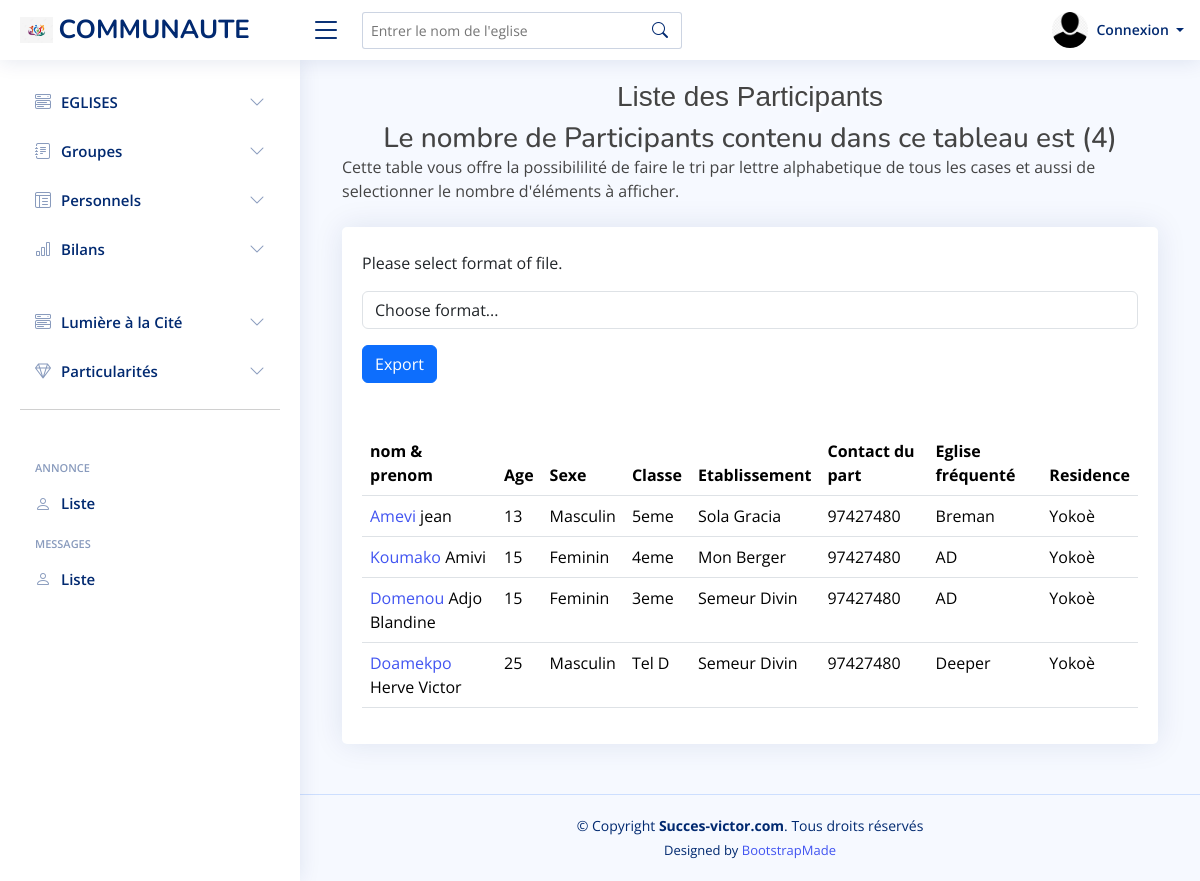
Screenshot of /Lumiere_cite/participants with the database file from the repository.
### LumiereCite/models.py (models this page shows, shortened)
class Participant(models.Model):
    nom = models.CharField(max_length=100)
    prenom = models.CharField(max_length=100)
    sexe = models.CharField(max_length=50)
    age = models.CharField(max_length=20)
    numero = models.CharField(max_length=150, null=True, blank=True)
    eglise_frequente = models.CharField(max_length=200)
    classe = models.CharField(max_length=50)
    residence = models.CharField(max_length=150)
    probleme_particulier = models.TextField(null=True, blank=True)
    projets = models.TextField(null=True, blank=True)
    etablissement = models.CharField(max_length=100)
    add_date = models.DateField(auto_now_add=True)
    auteur = models.ForeignKey(User, on_delete=models.CASCADE)

### LumiereCite/views.py (the view)
# urls.py: path('participants', ParticipantList.as_view(), name='participants_list'),
class ParticipantList(ListView):
    model = Participant
    template_name = 'Participant/participants_list.html'
    def get_context_data(self, **kwargs):
        Participant_list = Participant.objects.all()
        Participant_list_count = Participant.objects.all().count()
        context = super().get_context_data(**kwargs)
        context["Participant_list"] = Participant_list
        context["Participant_list_count"] = Participant_list_count
        return context

### LumiereCite/templates/Participant/participants_list.html (shortened to what this page needs)
{% extends 'base.html' %}
{% block gestion %}
<div class="container-fluid">
    <h1 class="h3 mb-2 text-gray-800">Liste des Participants  </h1>
    <h3 class="h3 mb-0 text-gray-800">Le nombre de Participants contenu dans ce tableau est ({{Participant_list_count}})</h3>
    <p class="mb-4">Cette table vous offre la possibililité de faire le tri par lettre alphabetique de tous les cases et aussi de selectionner le nombre d'éléments à afficher. </p>
<section class="section">
    <div class="row">
      <div class="col-lg-12">
        <div class="card">
          <div class="card-body"><br>
              <form method="post" enctype="multipart/form-data">
                <p>Please select format of file.</p>
                <select name="file-format" class="form-control my-3">
                    <option selected>Choose format...</option>
                  </select>
                <button class="btn btn-primary" type="submit">Export</button>
              </form>
              <br><br>
            <table class="table datatable">
              <thead>
                <tr>
                    <th>nom & prenom</th>
                    <th>Age</th>
                    <th>Sexe</th>
                    <th>Classe</th>
                    <th>Etablissement</th>
                    <th>Contact du part </th>
                    <th>Eglise fréquenté </th>
                    <th>Residence</th>
                </tr>
              </thead>
              <tbody>
                {% for participants in Participant_list %}
                <tr>
                    <td><a href="{% url 'participant_detail' participants.id %}">{{participants.nom}} </a>{{participants.prenom}}</td>
                    <td>{{participants.age}} </td>
                    <td>{{participants.sexe}} </td>
                    <td>{{participants.classe}} </td>
                    <td>{{participants.etablissement}} </td>
                    <td>{{participants.numero}} </td>
                    <td>{{participants.eglise_frequente}} </td>
                    <td>{{participants.residence}} </td>
                </tr>
                {% endfor %}
              </tbody>
            </table>
          </div>
        </div>
      </div>
    </div>
  </section>
</div>
{% endblock  %}

### static/assets/css/style.css (style rules this page uses)
:root { scroll-behavior: smooth; }
body { font-family: "Open Sans", sans-serif; background: #f6f9ff; color: #444444; }
a { color: #4154f1; text-decoration: none; }
h1, h2, h3, h4, h5, h6 { font-family: "Nunito", sans-serif; }
.card { margin-bottom: 30px; border: none; border-radius: 5px; box-shadow: 0px 0 30px rgba(1, 41, 112, 0.1); }
.card-body { padding: 0 20px 20px 20px; }

### static/css/main.css (style rules this page uses)
h1 { text-align: center; font-family: "Trebuchet MS", "Lucida Sans Unicode", "Lucida Grande", "Lucida Sans", Arial, sans-serif; text-shadow: 2px 1px 3px white; }
h2, h3 { text-align: center; }

### rows the page displays
Participant: nom "Amevi", prenom "jean", age "13", sexe "Masculin", classe "5eme", etablissement "Sola Gracia", numero "97427480", eglise_frequente "Breman", residence "Yokoè"
Participant: nom "Koumako", prenom "Amivi", age "15", sexe "Feminin", classe "4eme", etablissement "Mon Berger", numero "97427480", eglise_frequente "AD", residence "Yokoè"
Participant: nom "Domenou", prenom "Adjo Blandine", age "15", sexe "Feminin", classe "3eme", etablissement "Semeur Divin", numero "97427480", eglise_frequente "AD", residence "Yokoè"
Participant: nom "Doamekpo", prenom "Herve Victor", age "25", sexe "Masculin", classe "Tel D", etablissement "Semeur Divin", numero "97427480", eglise_frequente "Deeper", residence "Yokoè"

### other values shown
{{ Participant_list_count }} "4"
